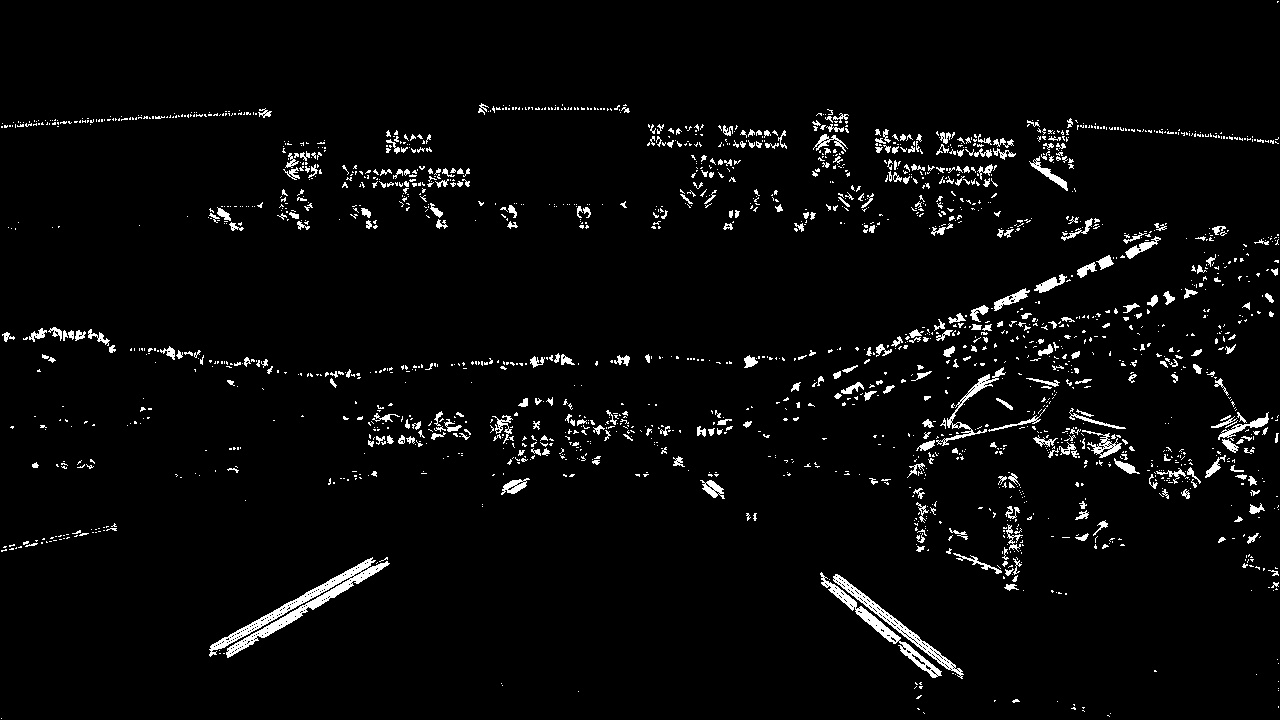
#> input picture pics/to_be_warped.jpg, 1280 x 720 px
$ python lane_finder.py   (older library calls are emulated)
#> lines starting #> are read from the running program, lines starting #| are printed output that depends on the picture; after the words box and inside, x2 and y2 are one past the last pixel; in counts of white or black regions, pixels touching at a corner belong together
### warper.py
'''
Mert Hacıahmetoğlu

Advanced lane finder project

03.09.2019
'''
import numpy as np
import cv2
import matplotlib.pyplot as plt
import matplotlib.image as mpimg
from numpy.linalg import inv

'''
*****************************
3-  Warper function:
*****************************
'''

image = cv2.imread('pics/to_be_warped.jpg')
#> image is the input picture: shape (720, 1280, 3); min 0, max 255, mean 9.1
img_size = (image.shape[1], image.shape[0])
#> img_size = (1280, 720)

# source (src) and destination (dst) points
# will be hardcoded here for my purpose

src = np.float32(
    [[(img_size[0] / 2) - 55, img_size[1] / 2 + 100],
    [((img_size[0] / 6) - 10), img_size[1]],
    [(img_size[0] * 5 / 6) + 60, img_size[1]],
    [(img_size[0] / 2 + 55), img_size[1] / 2 + 100]])
dst = np.float32(
    [[(img_size[0] / 4), 0],
    [(img_size[0] / 4), img_size[1]],
    [(img_size[0] * 3 / 4), img_size[1]],
    [(img_size[0] * 3 / 4), 0]])


def warper(img, src=src, dst=dst):


    # Compute and apply perpective transform
    img_size = (img.shape[1], img.shape[0])
#> img_size = (1280, 720)

    src = np.float32(
        [[(img_size[0] / 2) - 55, img_size[1] / 2 + 100],
        [((img_size[0] / 6) - 10), img_size[1]],
        [(img_size[0] * 5 / 6) + 60, img_size[1]],
        [(img_size[0] / 2 + 55), img_size[1] / 2 + 100]])
    dst = np.float32(
        [[(img_size[0] / 4), 0],
        [(img_size[0] / 4), img_size[1]],
        [(img_size[0] * 3 / 4), img_size[1]],
        [(img_size[0] * 3 / 4), 0]])

    M = cv2.getPerspectiveTransform(src, dst)
    warped = cv2.warpPerspective(img, M, img_size, flags=cv2.INTER_NEAREST)  # keep same size as input image

    return warped, M

final_image, M = warper(image)
#> M = [[-0.482, -1.46, 926.9], [-2.02e-16, -1.92, 885], [-3.17e-19, -0.00235, 1]]
Minv = inv(np.matrix(M))
#> Minv = [[-2.08, 9.41, -6403.2], [1.02e-15, 6.28, -5557.5], [1.75e-18, 0.0148, -12.08]]

# plt.imshow(final_image)
# plt.show()
# plt.imsave("pics/warped.jpg",final_image, cmap='gray')

### lane_finder.py
'''
Mert Hacıahmetoğlu

Advanced lane finder project

03.09.2019
'''

import numpy as np
import matplotlib.image as mpimg
import matplotlib.pyplot as plt
import cv2
from warper import *

# This code is only used for test purposes here.
# You can leave it in comment.
binary_warped = cv2.imread('pics/warped-example.jpg')
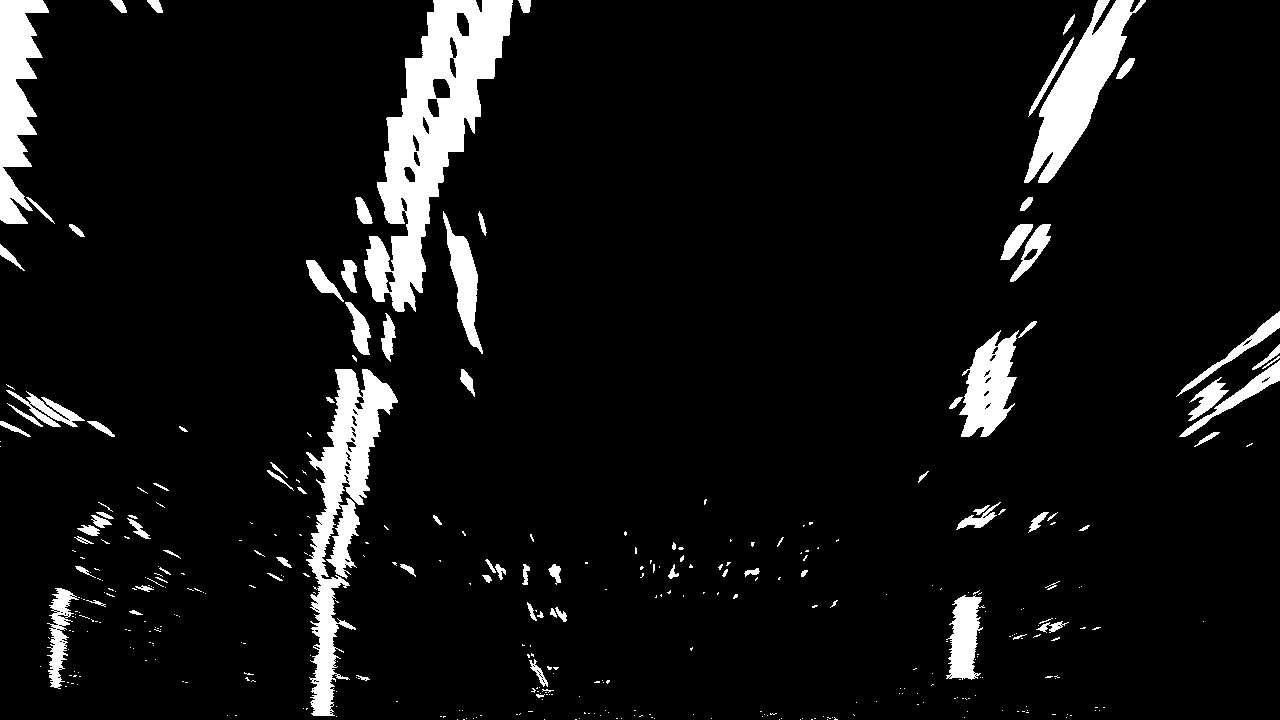
#> input picture pics/warped-example.jpg, 1280 x 720 px
#> binary_warped is the input picture: shape (720, 1280, 3); min 0, max 255, mean 18.5
color_warp = cv2.imread('pics/color_gradient.jpg')
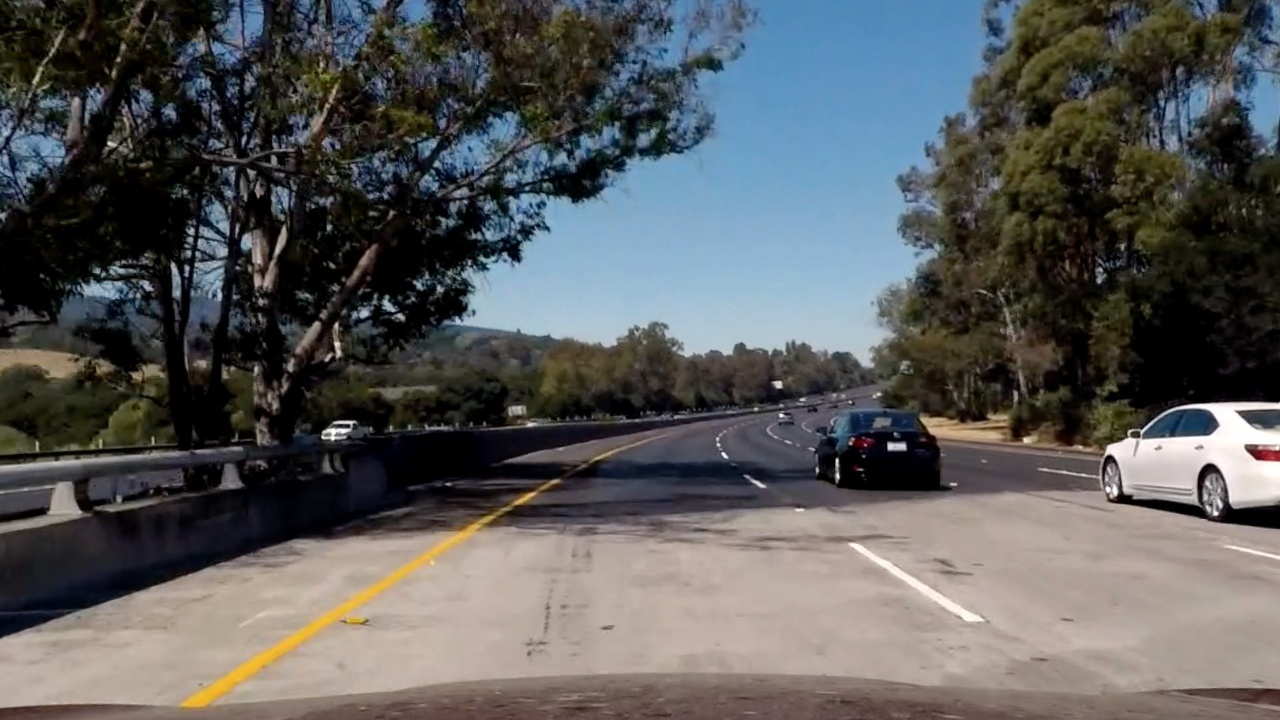
#> input picture pics/color_gradient.jpg, 1280 x 720 px
#> color_warp is the input picture: shape (720, 1280, 3); mean B, G, R 90.8, 90.6, 89.7
image = np.copy(color_warp)

def find_lane_pixels(binary_warped):
    # Take a histogram of the bottom half of the image
    histogram = np.sum(binary_warped[binary_warped.shape[0]//2:,:], axis=0)
#> histogram = 1280 rows, first 8: [1554, 1554, 1554], [1306, 1306, 1306], [1292, 1292, 1292], [1546, 1546, 1546], [1293, 1293, 1293], [1556, 1556, 1556], [1807, 1807, 1807], [2306, 2306, 2306]
    # Create an output image to draw on and visualize the result
    out_img = np.copy(binary_warped)
    # Find the peak of the left and right halves of the histogram
    # These will be the starting point for the left and right lines
    midpoint = np.int(histogram.shape[0]//2)
#> midpoint = 640
    factor = int(histogram.shape[0]//12.8)
#> factor = 99
    leftx_base = (np.argmax(histogram[factor:midpoint]) + factor*3) // 3
#> leftx_base = 327
    rightx_base = np.argmax(histogram[midpoint:histogram.shape[0]-factor*3])//3 + midpoint
#> rightx_base = 971

    # HYPERPARAMETERS to tune:
    # Choose the number of sliding windows
    nwindows = 9
    # Set the width of the windows +/- margin
    margin = 100
    # Set minimum number of pixels found to recenter window
    minpix = 50

    # Set height of windows - based on nwindows above and image shape
    window_height = np.int(binary_warped.shape[0]//nwindows)
#> window_height = 80
    # Identify the x and y positions of all nonzero pixels in the image
    nonzero = binary_warped.nonzero()
    nonzeroy = np.array(nonzero[0])
    nonzerox = np.array(nonzero[1])
    # Current positions to be updated later for each window in nwindows
    leftx_current = leftx_base
#> leftx_current = 327
    rightx_current = rightx_base
#> rightx_current = 971

    # Create empty lists to receive left and right lane pixel indices
    left_lane_inds = []
    right_lane_inds = []

    # Step through the windows one by one
    for window in range(nwindows):
        # Identify window boundaries in x and y (and right and left)
        win_y_low = binary_warped.shape[0] - (window+1)*window_height
        win_y_high = binary_warped.shape[0] - window*window_height
        win_xleft_low = leftx_current - margin
        win_xleft_high = leftx_current + margin
        win_xright_low = rightx_current - margin
        win_xright_high = rightx_current + margin

        # Draw the windows on the visualization image
        cv2.rectangle(out_img,(win_xleft_low,win_y_low),
        (win_xleft_high,win_y_high),(0,255,0), 2)
        cv2.rectangle(out_img,(win_xright_low,win_y_low),
        (win_xright_high,win_y_high),(0,255,0), 2)

        # Identify the nonzero pixels in x and y within the window #
        good_left_inds = ((nonzeroy >= win_y_low) & (nonzeroy < win_y_high) &
        (nonzerox >= win_xleft_low) &  (nonzerox < win_xleft_high)).nonzero()[0]
        good_right_inds = ((nonzeroy >= win_y_low) & (nonzeroy < win_y_high) &
        (nonzerox >= win_xright_low) &  (nonzerox < win_xright_high)).nonzero()[0]

        # Append these indices to the lists
        left_lane_inds.append(good_left_inds)
        right_lane_inds.append(good_right_inds)

        # If you found > minpix pixels, recenter next window on their mean position
        if len(good_left_inds) > minpix:
            leftx_current = np.int(np.mean(nonzerox[good_left_inds]))
        if len(good_right_inds) > minpix:
            rightx_current = np.int(np.mean(nonzerox[good_right_inds]))
#> this loop made 9 passes
#> (win_xleft_low, win_xleft_high, win_xright_low, win_xright_high, leftx_current, rightx_current) on passes 1 to 9: (227, 427, 871, 1071, 319, 968), (219, 419, 868, 1068, 327, 989), (227, 427, 889, 1089, 329, 1002), (229, 429, 902, 1102, 344, 977), (244, 444, 877, 1077, 366, 992), (266, 466, 892, 1092, 391, 1021), (291, 491, 921, 1121, 411, 1036), (311, 511, 936, 1136, 432, 1063), (332, 532, 963, 1163, 462, 1097)
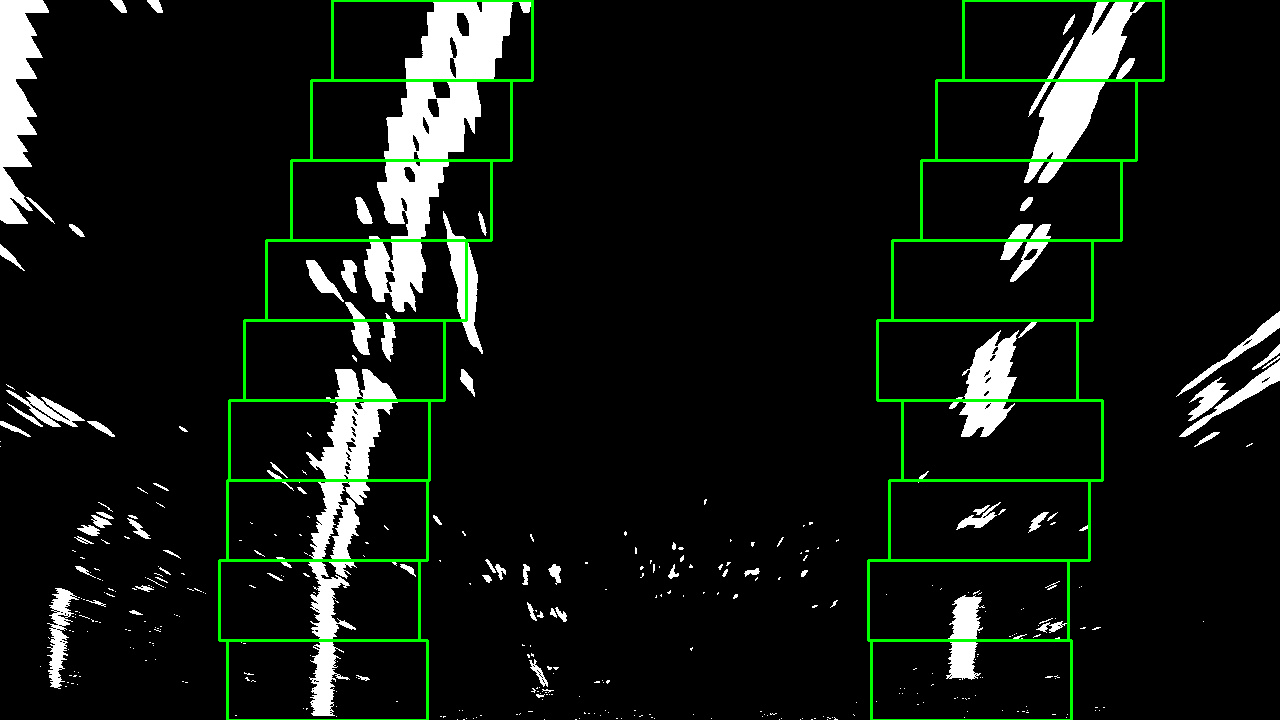
#> out_img: shape (720, 1280, 3); 2.18% of pixels changed, all inside (x1, y1, x2, y2) = (218, 0, 1165, 720)
#> after the loop, left_lane_inds = 9 items; right_lane_inds = 9 items

    # Concatenate the arrays of indices (previously was a list of lists of pixels)
    try:
        left_lane_inds = np.concatenate(left_lane_inds)
        right_lane_inds = np.concatenate(right_lane_inds)
    except ValueError:
        # Avoids an error if the above is not implemented fully
        pass

    # Extract left and right line pixel positions
    leftx = nonzerox[left_lane_inds]
    lefty = nonzeroy[left_lane_inds]
    rightx = nonzerox[right_lane_inds]
    righty = nonzeroy[right_lane_inds]

    return leftx, lefty, rightx, righty, out_img


def fit_polynomial(binary_warped):
    # Find our lane pixels first
    leftx, lefty, rightx, righty, out_img = find_lane_pixels(binary_warped)

    # Fit a second order polynomial to each using `np.polyfit`
    left_fit = np.polyfit(lefty, leftx, 2)
#> left_fit = [0.000223, -0.391, 478.1]
    right_fit = np.polyfit(righty, rightx, 2)
#> right_fit = [0.00042, -0.48, 1115.2]

    # Generate x and y values for plotting
    ploty = np.linspace(0, binary_warped.shape[0]-1, binary_warped.shape[0] )
#> ploty = 720 values from 0 to 719
    try:
        left_fitx = left_fit[0]*ploty**2 + left_fit[1]*ploty + left_fit[2]
#> left_fitx = 720 values, max 478.1 at index 0, min 312.5 at index 719, mean 376.1
        right_fitx = right_fit[0]*ploty**2 + right_fit[1]*ploty + right_fit[2]
#> right_fitx = 720 values, max 1115.2 at index 0, min 978.2 at index 571, mean 1015.2
    except TypeError:
        # Avoids an error if `left` and `right_fit` are still none or incorrect
        print('The function failed to fit a line.')
        left_fitx = 1*ploty**2 + 1*ploty
        right_fitx = 1*ploty**2 + 1*ploty

    ## Visualization ##
    # Colors in the left and right lane regions
    out_img[lefty, leftx] = [255, 0, 0]
    out_img[righty, rightx] = [0, 0, 255]

    # Plots the left and right polynomials on the lane lines
    plt.plot(left_fitx, ploty, color='yellow')
    plt.plot(right_fitx, ploty, color='yellow')

    return out_img, left_fitx, right_fitx, ploty


out_img, left_fitx, right_fitx, ploty = fit_polynomial(binary_warped)
#> ploty = 720 values from 0 to 719
#
pts_left = np.array([np.transpose(np.vstack([left_fitx, ploty]))])
#> pts_left = 720 pairs, first value 312.5 to 478.1, second value 0 to 719
pts_right = np.array([np.flipud(np.transpose(np.vstack([right_fitx, ploty])))])
#> pts_right = 720 pairs, first value 978.2 to 1115.2, second value 0 to 719
pts = np.hstack((pts_left, pts_right))
#> pts = 1440 pairs, first value 312.5 to 1115.2, second value 0 to 719
cv2.fillPoly(color_warp, np.int_([pts]), (0,255, 0))
newwarp = cv2.warpPerspective(color_warp, Minv, (binary_warped.shape[1], binary_warped.shape[0]))

result = cv2.addWeighted(image, 1, newwarp, 0.3, 0)
plt.imshow(result)
plt.show()
#> figure, not shown here; B, G, R data is drawn as R, G, B
plt.imsave("last_result.jpg", result)
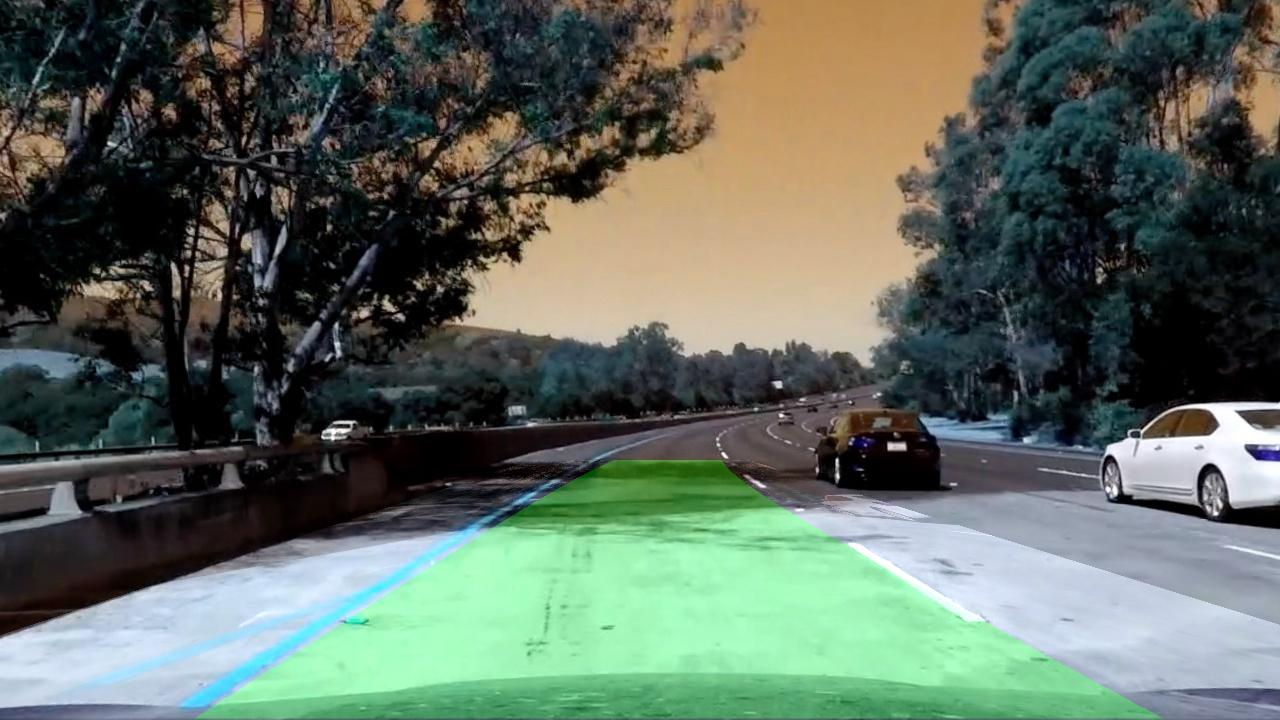
#> saved as last_result.jpg: shape (720, 1280, 3); mean R, G, B 94.9, 106.5, 94.6
